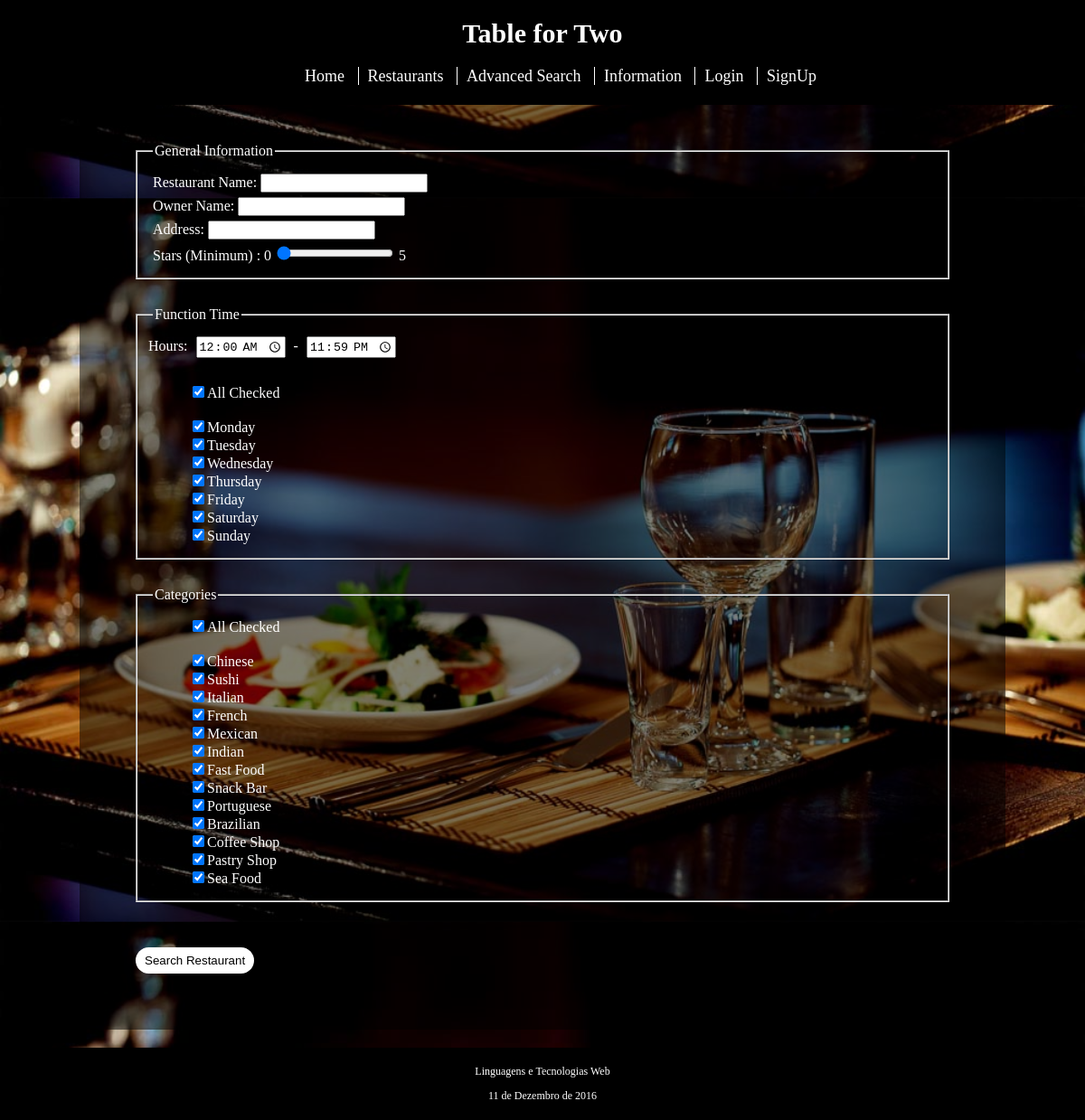
Screenshot of /advanced_search.php with the database file from the repository.
### tables this page shows
CREATE TABLE Category (
	id_category VARCHAR PRIMARY KEY
);

### advanced_search.php (called while the page is built, shortened)
<?php
  include ('templates/header.php');
  include ('templates/advanced_search_form.php');
  include ('templates/footer.php');
?>

### database/search.php (called while the page is built)
<?php
	function getAllCategories($db){
		$stmt = $db->prepare('SELECT * FROM Category');
		$stmt->execute();
		$result = $stmt->fetchAll();
		return $result;
	}
 ?>

### templates/advanced_search_form.php (the view, shortened to what this page needs)
<div id="content">
		<div>
			<form class="big_form" action="action_search_restaurant.php" method="post">
				<fieldset>
					<legend> General Information </legend>
					<p><label>Restaurant Name:
						<input type="text" name="restaurant_name" value="">
					</label></p>
					<p><label>Owner Name:
						<input type="text" name="owner_name" value="">
					<p><label>Address:
						<input type="text" name="address_name" value="">
					<p><label>Stars (Minimum) : 0
						<input type="range" value="0" min="0" max="5" step="1"> 5
					</label></p>
				</fieldset>
				<fieldset>
					<legend> Function Time </legend>
					Hours: <input type="time" value='00:00'> - <input type="time" value = '23:59'><br><br>
					<ul class="simple_list">
						<li><input class="select_all" type="checkbox" checked="checked" data-group=".group1" value="all_checked">All Checked<br><br></li>
						<li><input class="group1" name="check[]" type="checkbox" checked="checked" name="opening_days" value="monday">Monday</li>
						<li><input class="group1" name="check[]" type="checkbox" checked="checked" name="opening_days" value="tuesday">Tuesday</li>
						<li><input class="group1" name="check[]" type="checkbox" checked="checked" name="opening_days" value="wednesday">Wednesday</li>
						<li><input class="group1" name="check[]" type="checkbox" checked="checked" name="opening_days" value="thursday">Thursday</li>
						<li><input class="group1" name="check[]" type="checkbox" checked="checked" name="opening_days" value="friday">Friday</li>
						<li><input class="group1" name="check[]" type="checkbox" checked="checked" name="opening_days" value="saturday">Saturday</li>
						<li><input class="group1" name="check[]" type="checkbox" checked="checked" name="opening_days" value="sunday">Sunday</li>
					</ul>
				</fieldset>
				<fieldset>
					<legend> Categories </legend>
					<ul class="simple_list">
						<li><input class="select_all" type="checkbox" checked="checked" data-group=".group2" value="all_checked">All Checked<br><br></li>
					<?php
					include_once getcwd() . "/database/connection.php";
					include_once getcwd() . "/database/search.php";
					$result = getAllCategories($db);
					foreach( $result as $row) {
						echo '<li><input class="group2" name="check[]" type="checkbox" name="categories" checked="checked" value="' . $row['id_category'] . '">' . $row['id_category'] .'<br></li>';
					 }
					?>
					</ul>
				</fieldset>
				<button class="button_1"> Search Restaurant </button>
			</form>
		</div>
</div>

### templates/header.php (shortened to what this page needs)
<!DOCTYPE html>
<html>
	<head>
		<link rel="stylesheet" href="css/site.css">
	</head>
	<body>
		<div id="header">
			<h1> Table for Two </h1>
			<div id="menu">
				<ul>
					<li><a id="go_home" class="header_button"> Home </a></li>
					<li><a class="header_button"> Restaurants </a> </li>
					<li><a id="go_advanced_search" class="header_button"> Advanced Search </a> </li>
					<li><a class="header_button"> Information </a></li>
					<?php
					if (isset($_SESSION['id_account'])){
						if($_SESSION['type'] == 'owner')
								echo '<li><a id="go_my_restaurants" class="header_button"> My Restaurants </a></li>';
						echo '<li><a >' . $_SESSION['name'] .'</a></li>';
						echo '<li><a id="do_logout" class="header_button"> Logout </a></li>';
					}
					else{
						echo '<li><a id="do_login" class="header_button"> Login </a></li>';
						echo '<li><a id="do_signup" class="header_button"> SignUp </a></li>';
					}
					?>
				</ul>
			</div>
		</div>

### templates/footer.php
		<div id="footer">
				<p> Linguagens e Tecnologias Web </p>
				<p> 11 de Dezembro de 2016 </p>
		</div>
	</body>
</html>

### css/site.css (style rules this page uses)
html { position:relative; }
body { background-image: url(images/background.jpg); background-position: 0%; background-size: 100%; background-attachment: fixed; font-family: times, serif; margin: 0px auto; display : block; }
#header { display: inline-block; background-color: #000000; color: #ffffff; text-align: center; width:100%; padding-bottom: 5px; }
#header h1 { font-size: 30px; }
#menu li { display: inline; text-decoration: none; margin: 10px; display: inline; border-right: 1px solid #ffffff; padding-right: 10px; margin-right: 0px; font-size: 18px; color: #ffffff; }
#menu li:last-child { border-right: none; }
#content { width: 1000px; margin: 0px auto; }
#content { display: none; background-color: rgba(0,0,0,0.5); color: #ffffff; padding: 1%; margin-bottom: 100px; }
#content div { display:block; margin:20px; }
#footer { text-align: center; color: #ffffff; font-size: 12px; position: fixed; right: 0; bottom: 0; left: 0; background-color: #000000; padding: 7px; }
.big_form > * { margin: 30px; }
fieldset >* { margin: 5px; }
.simple_list { list-style-type: none; }
.header_button { cursor: pointer; }
.button_1 { background-color: white; border: none; border-radius: 20px; color: black; padding: 7px 10px; margin-top: 20px; text-align: center; text-decoration: none; cursor: pointer; }

### rows the page displays
category: id_category "Chinese"
category: id_category "Sushi"
category: id_category "Italian"
category: id_category "French"
category: id_category "Mexican"
category: id_category "Indian"
category: id_category "Fast Food"
category: id_category "Snack Bar"
category: id_category "Portuguese"
category: id_category "Brazilian"
category: id_category "Coffee Shop"
category: id_category "Pastry Shop"
category: id_category "Sea Food"
